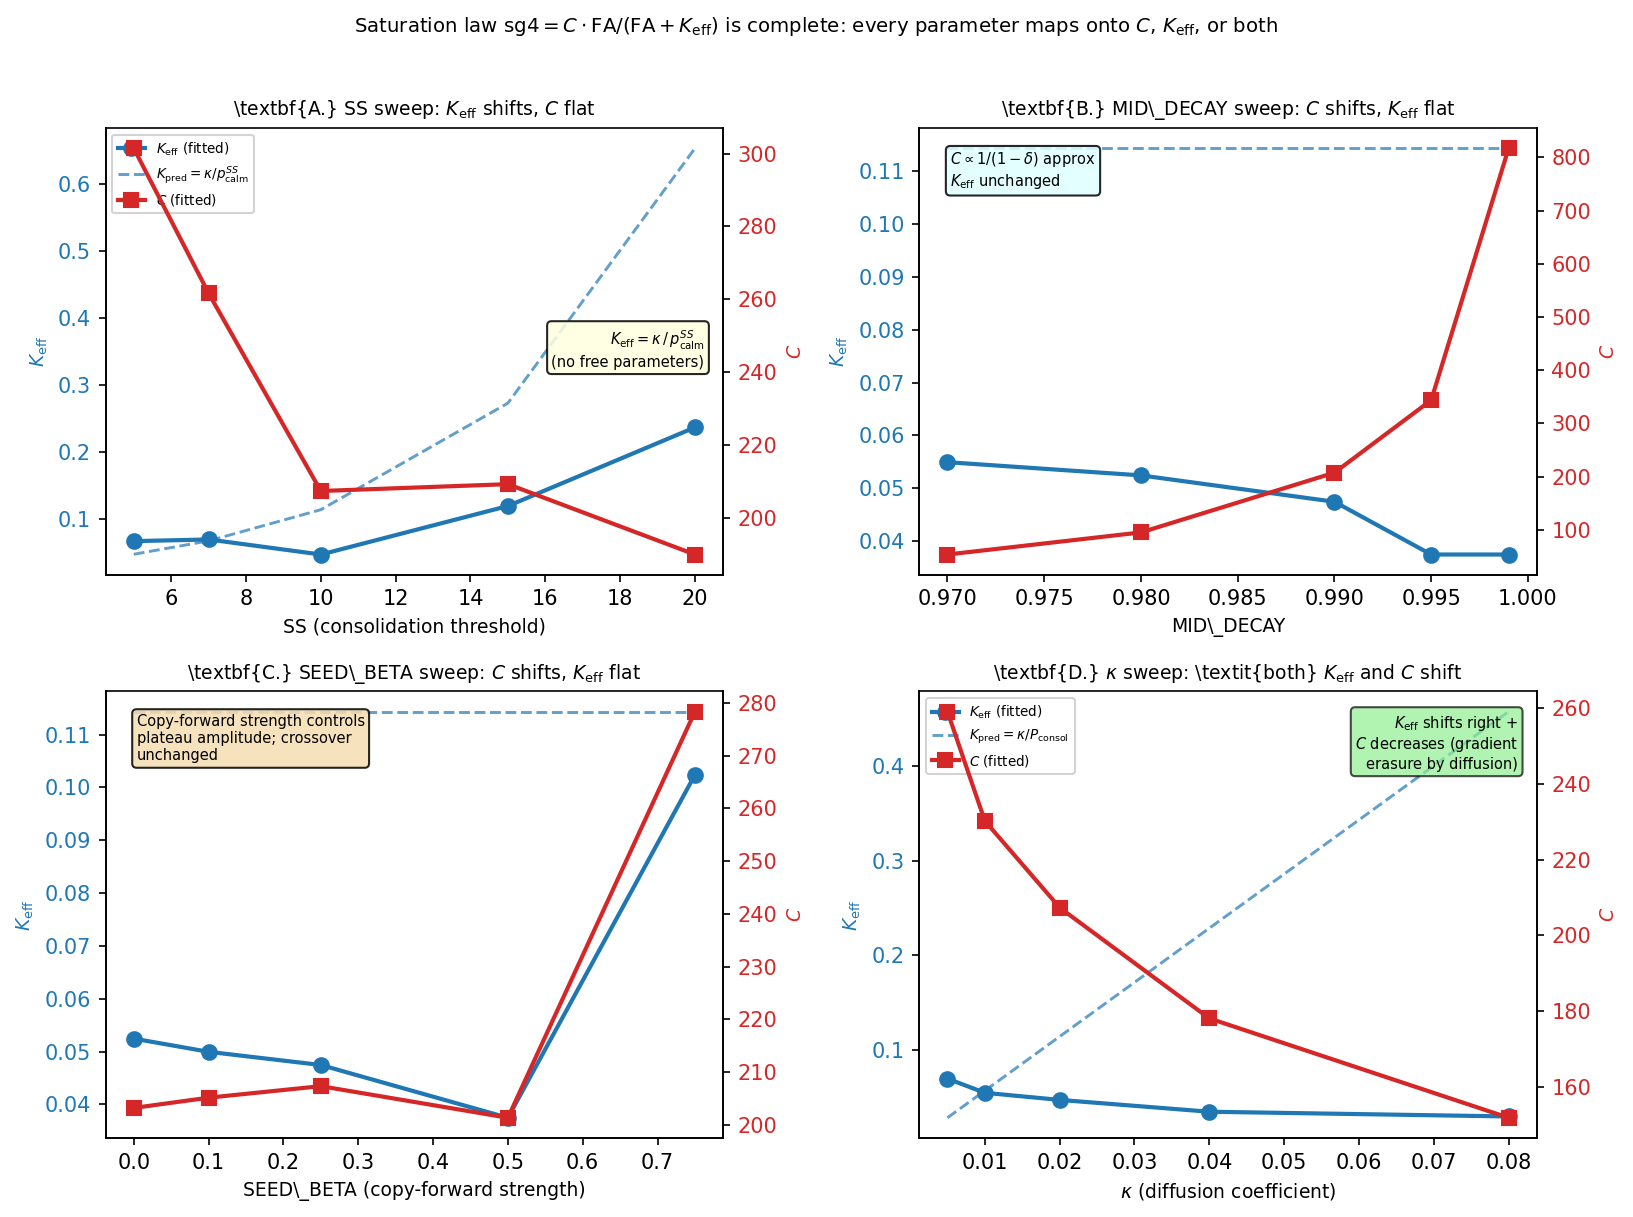

Generate this figure with Python:
"""
paper17_figure1.py -- Figure 1 for Paper 17

Four-panel figure (2x2). Each panel: one parameter sweep.
Dual y-axis: K_eff (left, blue circles) and C (right, orange squares).
Analytical K_eff prediction shown as dashed blue line (SS and KP sweeps).

Panels:
  A: SS sweep     -- K_eff tracks K=KAPPA/p_calm^SS; C flat
  B: MID_DECAY    -- C rises; K_eff flat
  C: SEED_BETA    -- C monotone; K_eff flat
  D: KAPPA sweep  -- both move; K_eff_pred = KAPPA/P_consol

Output: paper17_figure1.pdf, paper17_figure1.png
"""
import json, os, math
import numpy as np
import matplotlib
matplotlib.use("Agg")
import matplotlib.pyplot as plt

DIR = os.path.dirname(__file__)
results = json.load(open(os.path.join(DIR, "results", "paper17_results.json")))

FA_VALS = [0.10, 0.20, 0.40, 0.70, 0.90]
N_SEEDS = 5
SS_VALS  = [5, 7, 10, 15, 20]
MD_VALS  = [0.97, 0.98, 0.99, 0.995, 0.999]
SB_VALS  = [0.00, 0.10, 0.25, 0.50, 0.75]
KP_VALS  = [0.005, 0.010, 0.020, 0.040, 0.080]

SS_BASE = 10; MD_BASE = 0.99; SB_BASE = 0.25; KP_BASE = 0.020
WR = 4.8; WAVE_DUR = 15
P_CALM = 1.0 - WR / (2.0 * WAVE_DUR)   # 0.84


def make_key(sweep, val, fa, seed):
    if sweep == "ss":
        return f"ss,{int(val)},{fa:.4f},{seed}"
    elif sweep == "md":
        return f"md,{val:.5f},{fa:.4f},{seed}"
    elif sweep == "sb":
        return f"sb,{val:.4f},{fa:.4f},{seed}"
    else:
        return f"kp,{val:.4f},{fa:.4f},{seed}"


def get_mean(sweep, val, fa):
    keys = [make_key(sweep, val, fa, s) for s in range(N_SEEDS)
            if make_key(sweep, val, fa, s) in results]
    if not keys:
        return float("nan")
    return float(np.mean([results[k]["sg4_2000"] for k in keys]))


def sat_fit(fa_list, sg4_list):
    if len(fa_list) < 2:
        return float("nan"), float("nan"), float("nan")
    best_r2 = -1e9; best_C = 0; best_K = 0
    for K in np.linspace(0.005, 2.0, 800):
        x = [fa/(fa+K) for fa in fa_list]
        denom = sum(v*v for v in x)
        if denom == 0: continue
        C = float(np.dot(x, sg4_list) / denom)
        pred = [C*xx for xx in x]
        ss_res = sum((p-d)**2 for p,d in zip(pred, sg4_list))
        ss_tot = sum((d-float(np.mean(sg4_list)))**2 for d in sg4_list)
        r2 = 1 - ss_res/ss_tot if ss_tot > 0 else float("nan")
        if r2 > best_r2:
            best_r2 = r2; best_C = C; best_K = K
    return best_C, best_K, best_r2


def extract_CK(sweep, vals):
    Cs, Ks = [], []
    for val in vals:
        fa_data = []; sg4_data = []
        for fa in FA_VALS:
            m = get_mean(sweep, val, fa)
            if not math.isnan(m):
                fa_data.append(fa); sg4_data.append(m)
        C, K, _ = sat_fit(fa_data, sg4_data)
        Cs.append(C); Ks.append(K)
    return np.array(Cs), np.array(Ks)


fig, axes = plt.subplots(2, 2, figsize=(11, 8))
axes = axes.flatten()

BLUE = "#1f77b4"; ORANGE = "#d62728"; GREEN = "#2ca02c"

# ---- Panel A: SS sweep ----
ax = axes[0]
C_ss, K_ss = extract_CK("ss", SS_VALS)
K_pred_ss = [KP_BASE / (P_CALM ** ss) for ss in SS_VALS]

l1, = ax.plot(SS_VALS, K_ss, "o-", color=BLUE, ms=7, lw=2.0, label=r"$K_{\rm eff}$ (fitted)")
ax.plot(SS_VALS, K_pred_ss, "--", color=BLUE, lw=1.4, alpha=0.7,
        label=r"$K_{\rm pred}=\kappa/p_{\rm calm}^{SS}$")
ax2 = ax.twinx()
l3, = ax2.plot(SS_VALS, C_ss, "s-", color=ORANGE, ms=7, lw=2.0, label=r"$C$ (fitted)")
ax.set_xlabel("SS (consolidation threshold)", fontsize=9)
ax.set_ylabel(r"$K_{\rm eff}$", color=BLUE, fontsize=9)
ax2.set_ylabel(r"$C$", color=ORANGE, fontsize=9)
ax.tick_params(axis="y", labelcolor=BLUE)
ax2.tick_params(axis="y", labelcolor=ORANGE)
ax.set_title(r"\textbf{A.} SS sweep: $K_{\rm eff}$ shifts, $C$ flat", fontsize=9)
ax.spines["top"].set_visible(False)
lines = [l1, ax.lines[1], l3]
labs  = [l.get_label() for l in lines]
ax.legend(lines, labs, fontsize=6.5, framealpha=0.85)
ax.text(0.97, 0.55,
        r"$K_{\rm eff} = \kappa\,/\,p_{\rm calm}^{SS}$" + "\n"
        r"(no free parameters)",
        transform=ax.transAxes, fontsize=7, ha="right", va="top",
        bbox=dict(boxstyle="round,pad=0.3", facecolor="lightyellow", alpha=0.85))

# ---- Panel B: MID_DECAY sweep ----
ax = axes[1]
C_md, K_md = extract_CK("md", MD_VALS)
K_flat_md = [KP_BASE / (P_CALM ** SS_BASE)] * len(MD_VALS)

ax.plot(MD_VALS, K_md, "o-", color=BLUE, ms=7, lw=2.0, label=r"$K_{\rm eff}$ (fitted)")
ax.plot(MD_VALS, K_flat_md, "--", color=BLUE, lw=1.4, alpha=0.7, label=r"$K_{\rm pred}$ (flat)")
ax2 = ax.twinx()
ax2.plot(MD_VALS, C_md, "s-", color=ORANGE, ms=7, lw=2.0, label=r"$C$ (fitted)")
ax.set_xlabel("MID\\_DECAY", fontsize=9)
ax.set_ylabel(r"$K_{\rm eff}$", color=BLUE, fontsize=9)
ax2.set_ylabel(r"$C$", color=ORANGE, fontsize=9)
ax.tick_params(axis="y", labelcolor=BLUE)
ax2.tick_params(axis="y", labelcolor=ORANGE)
ax.set_title(r"\textbf{B.} MID\_DECAY sweep: $C$ shifts, $K_{\rm eff}$ flat", fontsize=9)
ax.spines["top"].set_visible(False)
ax.text(0.05, 0.95,
        r"$C \propto 1/(1-\delta)$ approx" + "\n" + r"$K_{\rm eff}$ unchanged",
        transform=ax.transAxes, fontsize=7, va="top",
        bbox=dict(boxstyle="round,pad=0.3", facecolor="lightcyan", alpha=0.85))

# ---- Panel C: SEED_BETA sweep ----
ax = axes[2]
C_sb, K_sb = extract_CK("sb", SB_VALS)
K_flat_sb = [KP_BASE / (P_CALM ** SS_BASE)] * len(SB_VALS)

ax.plot(SB_VALS, K_sb, "o-", color=BLUE, ms=7, lw=2.0, label=r"$K_{\rm eff}$ (fitted)")
ax.plot(SB_VALS, K_flat_sb, "--", color=BLUE, lw=1.4, alpha=0.7, label=r"$K_{\rm pred}$ (flat)")
ax2 = ax.twinx()
ax2.plot(SB_VALS, C_sb, "s-", color=ORANGE, ms=7, lw=2.0, label=r"$C$ (fitted)")
ax.set_xlabel(r"SEED\_BETA (copy-forward strength)", fontsize=9)
ax.set_ylabel(r"$K_{\rm eff}$", color=BLUE, fontsize=9)
ax2.set_ylabel(r"$C$", color=ORANGE, fontsize=9)
ax.tick_params(axis="y", labelcolor=BLUE)
ax2.tick_params(axis="y", labelcolor=ORANGE)
ax.set_title(r"\textbf{C.} SEED\_BETA sweep: $C$ shifts, $K_{\rm eff}$ flat", fontsize=9)
ax.spines["top"].set_visible(False)
ax.text(0.05, 0.95,
        "Copy-forward strength controls\n"
        "plateau amplitude; crossover\n"
        "unchanged",
        transform=ax.transAxes, fontsize=7, va="top",
        bbox=dict(boxstyle="round,pad=0.3", facecolor="wheat", alpha=0.85))

# ---- Panel D: KAPPA sweep ----
ax = axes[3]
C_kp, K_kp = extract_CK("kp", KP_VALS)
K_pred_kp = [kp / (P_CALM ** SS_BASE) for kp in KP_VALS]

l1, = ax.plot(KP_VALS, K_kp, "o-", color=BLUE, ms=7, lw=2.0, label=r"$K_{\rm eff}$ (fitted)")
ax.plot(KP_VALS, K_pred_kp, "--", color=BLUE, lw=1.4, alpha=0.7,
        label=r"$K_{\rm pred}=\kappa/P_{\rm consol}$")
ax2 = ax.twinx()
l3, = ax2.plot(KP_VALS, C_kp, "s-", color=ORANGE, ms=7, lw=2.0, label=r"$C$ (fitted)")
ax.set_xlabel(r"$\kappa$ (diffusion coefficient)", fontsize=9)
ax.set_ylabel(r"$K_{\rm eff}$", color=BLUE, fontsize=9)
ax2.set_ylabel(r"$C$", color=ORANGE, fontsize=9)
ax.tick_params(axis="y", labelcolor=BLUE)
ax2.tick_params(axis="y", labelcolor=ORANGE)
ax.set_title(r"\textbf{D.} $\kappa$ sweep: \textit{both} $K_{\rm eff}$ and $C$ shift", fontsize=9)
ax.spines["top"].set_visible(False)
lines = [l1, ax.lines[1], l3]
labs  = [l.get_label() for l in lines]
ax.legend(lines, labs, fontsize=6.5, framealpha=0.85, loc="upper left")
ax.text(0.97, 0.95,
        r"$K_{\rm eff}$ shifts right $+$" + "\n"
        r"$C$ decreases (gradient" + "\n"
        r"erasure by diffusion)",
        transform=ax.transAxes, fontsize=7, ha="right", va="top",
        bbox=dict(boxstyle="round,pad=0.3", facecolor="lightgreen", alpha=0.7))

fig.suptitle(
    r"Saturation law $\mathrm{sg4}=C\cdot\mathrm{FA}/(\mathrm{FA}+K_{\rm eff})$ is complete: "
    r"every parameter maps onto $C$, $K_{\rm eff}$, or both",
    fontsize=9.5, y=1.01
)
fig.tight_layout()

OUT = os.path.join(DIR, "paper17_figure1")
fig.savefig(OUT + ".pdf", bbox_inches="tight")
fig.savefig(OUT + ".png", dpi=150, bbox_inches="tight")
print(f"Saved {OUT}.pdf and {OUT}.png")

# Print summary table
print("\nSUMMARY TABLE (C, K_eff per sweep):")
for sweep, vals, name in [("ss",SS_VALS,"SS"),("md",MD_VALS,"MID_DECAY"),
                           ("sb",SB_VALS,"SEED_BETA"),("kp",KP_VALS,"KAPPA")]:
    Cs, Ks = extract_CK(sweep, vals)
    print(f"\n{name}:")
    for v, c, k in zip(vals, Cs, Ks):
        print(f"  {v:>8} -> C={c:7.2f}  K_eff={k:.4f}")
